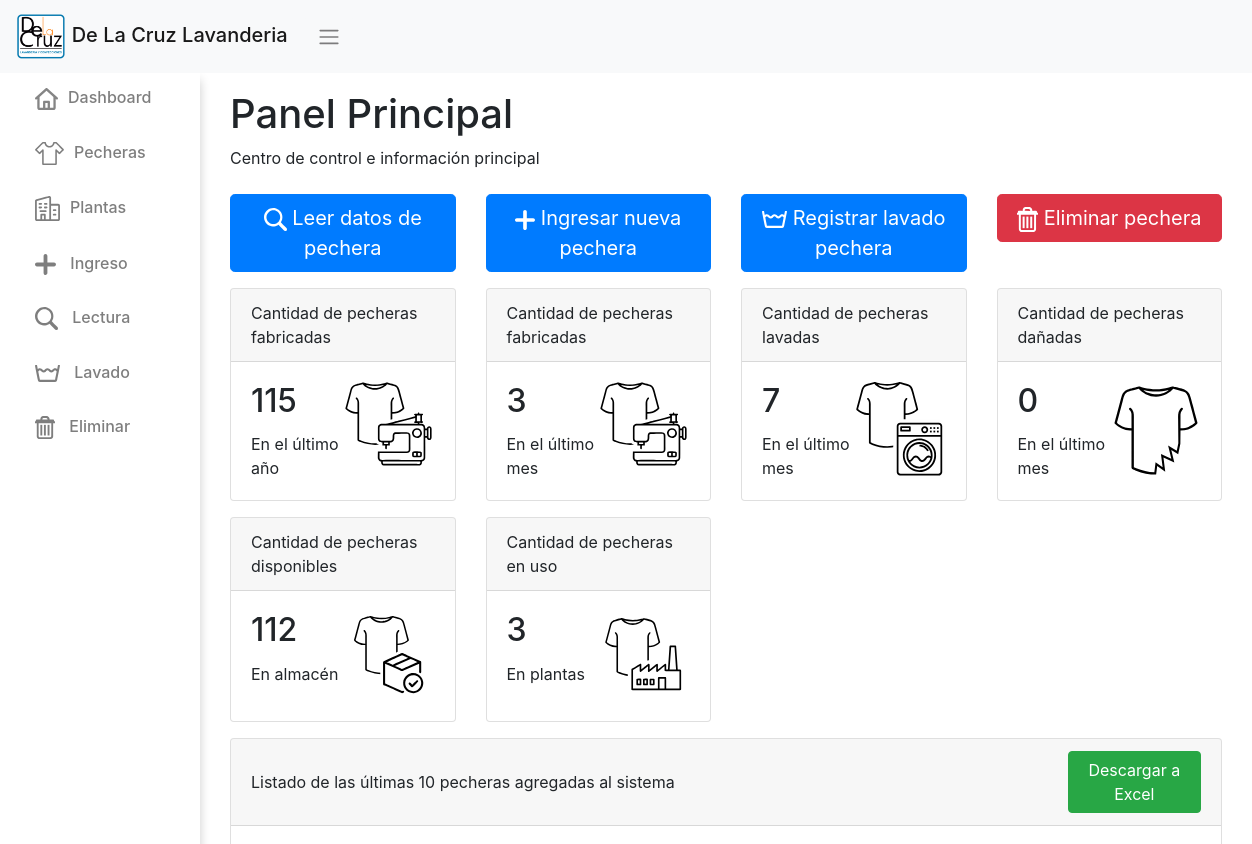
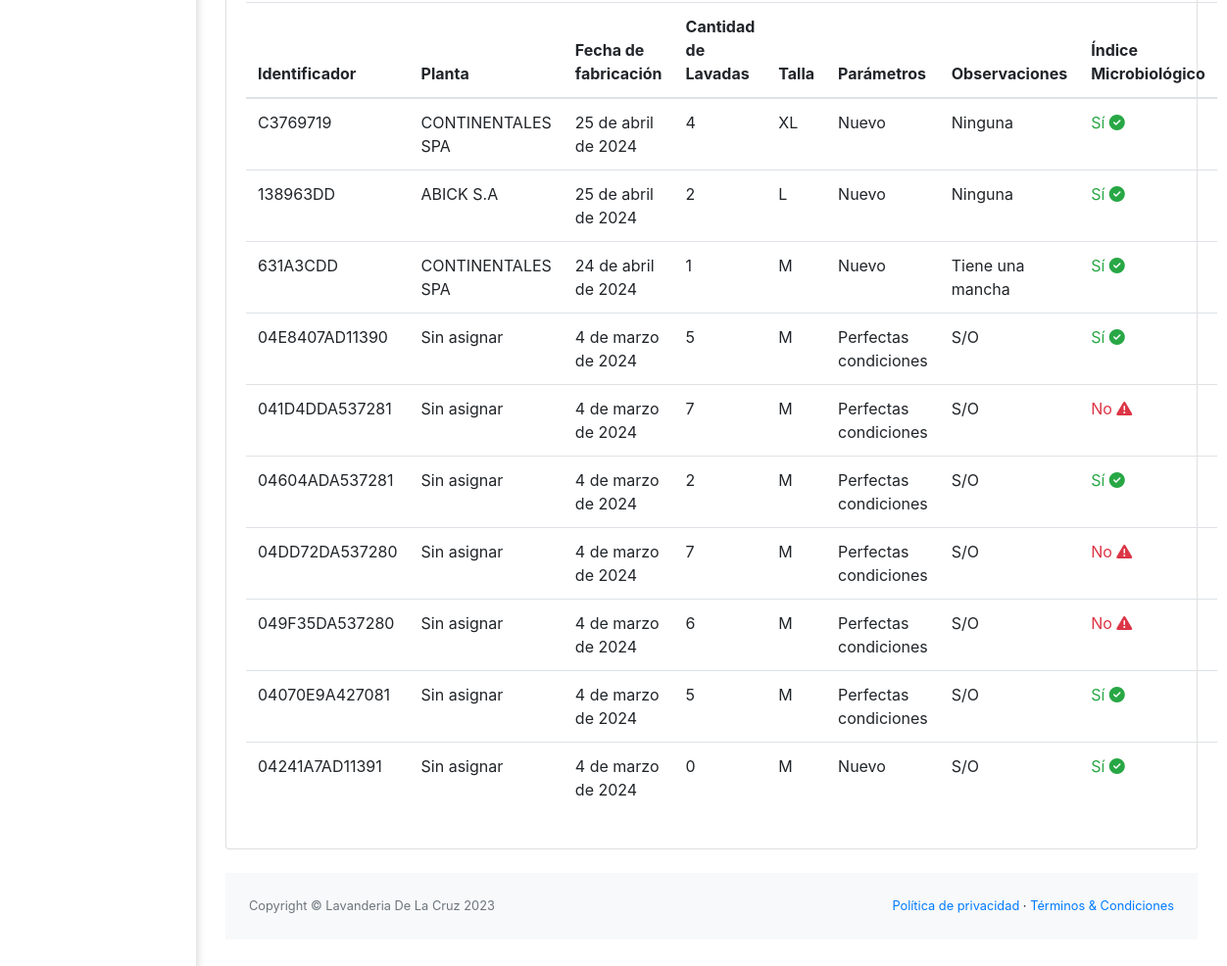
The page / on the database its author committed (2 pictures, top to bottom).
### app/models.py (models this page shows, shortened)
class Pechera(models.Model):
    id_pechera = models.CharField(max_length=100, unique=True)
    fecha_fabricacion = models.DateField(null=True)
    talla = models.CharField(max_length=5)
    cantidad_lavados = models.IntegerField(default=0)
    observaciones = models.CharField(max_length=500, blank=True)
    planta = models.IntegerField (choices=PLANTAS_CHOICES,default=1)
    parameters = models.CharField(max_length=50, choices=PARAMETERS_CHOICES, default='1')
    indice_microbiologico = models.CharField(max_length=2, choices=OPCIONES_INDICE, default='Si', verbose_name="Índice Microbiológico")
    eliminada = models.BooleanField(default=False)

### app/views.py (the view)
# urls.py: path('', index, name='index'),
def index(request):
    latest_pecheras = Pechera.objects.exclude(eliminada=True).order_by('-fecha_fabricacion')[:10]
    today = datetime.now()
    last_year = today - timedelta(days=365)
    manufactured_last_year = Pechera.objects.filter(fecha_fabricacion__gte=last_year).count()
    last_month = today - timedelta(days=30)
    manufactured_last_month = Pechera.objects.filter(fecha_fabricacion__gte=last_month).count()
    washed_last_month = Lavado.objects.filter(fecha_lavado__gte=last_month).count()
    faulty_last_month = Pechera.objects.filter(eliminada=True, fecha_fabricacion__gte=last_month).count()
    disponibles = Pechera.objects.filter(planta__icontains=1,eliminada=False).count()
    pecheras_no_eliminadas = Pechera.objects.exclude(eliminada=True)[:]
    planta = pecheras_no_eliminadas.exclude(planta__iexact=1).count()
    context = {
        'latest_pecheras': latest_pecheras,
        'manufactured_last_year': manufactured_last_year,
        'manufactured_last_month': manufactured_last_month,
        'faulty_last_month': faulty_last_month,
        'washed_last_month': washed_last_month,
        'disponibles': disponibles,
        'planta': planta,
    }
    return render(request, 'app/index.html', context)

### app/templates/app/index.html (shortened to what this page needs)
{% extends 'app/base.html' %}
{% load static %}
{% block contenido %}
  <h1>Panel Principal</h1>
  <Spam>Centro de control e información principal</Spam><br /><br/>
  <div class="row">
    <div class="col-sm-3 mb-3"><a class="btn btn-primary btn-block btn-lg" href="{% url 'lectura' %}" role="button"><img src="{% static 'app\img\lecturaw.svg' %}" width="23" alt="icono lavado" id="iconow"> Leer datos de pechera</a></div>
    <div class="col-sm-3 mb-3"><a class="btn btn-primary btn-block btn-lg" href="{% url 'ingreso' %}" role="button"><img src="{% static 'app\img\plusw.svg' %}" width="20" alt="icono lavado" id="iconow"> Ingresar nueva pechera</a></div>
    <div class="col-sm-3 mb-3"><a class="btn btn-primary btn-block btn-lg" href="{% url 'lavado' %}" role="button"><img src="{% static 'app\img\lavadow.svg' %}" width="25" alt="icono lavado" id="iconow"> Registrar lavado pechera</a></div>
    <div class="col-sm-3 mb-3"><a class="btn btn-danger btn-block btn-lg" href="{% url 'eliminar' %}" role="button"><img src="{% static 'app\img\eliminarw.svg' %}" height="25" alt="icono eliminar" id="iconow"> Eliminar pechera</a></div>
  </div>
  <div class="row">
    <div class="col-sm-3 mb-3">
      <div class="card">
        <div class="card-header">Cantidad de pecheras fabricadas</div>
        <div class="card-body">
          <img src="{% static 'app\img\fabricadas.svg' %}" width="90" alt="fabricadas" style="float: right;">
          <h2 class="card-title">{{ manufactured_last_year }}</h2>
          <p class="card-text">En el último año</p>
        </div>
      </div>
    </div>
    <div class="col-sm-3 mb-3">
      <div class="card">
        <div class="card-header">Cantidad de pecheras fabricadas</div>
        <div class="card-body">
          <img src="{% static 'app\img\fabricadas.svg' %}" width="90" alt="fabricadas" style="float: right;">
          <h2 class="card-title">{{ manufactured_last_month }}</h2>
          <p class="card-text">En el último mes</p>
        </div>
      </div>
    </div>
    <div class="col-sm-3 mb-3">
      <div class="card">
        <div class="card-header">Cantidad de pecheras lavadas</div>
        <div class="card-body">
          <img src="{% static 'app\img\lavadas.svg' %}" width="90" alt="lavadas" style="float: right;">
          <h2 class="card-title">{{ washed_last_month }}</h2>
          <p class="card-text">En el último mes</p>
        </div>
      </div>
    </div>
    <div class="col-sm-3 mb-3">
      <div class="card">
        <div class="card-header">Cantidad de pecheras dañadas</div>
        <div class="card-body">
          <img src="{% static 'app\img\defectuosas.svg' %}" width="90" alt="defectuosas" style="float: right;">
          <h2 class="card-title">{{ faulty_last_month }}</h2>
          <p class="card-text">En el último mes</p>
        </div>
      </div>
    </div>
  </div>
  <div class="row">
    <div class="col-sm-3 mb-3">
      <div class="card">
        <div class="card-header">Cantidad de pecheras disponibles</div>
        <div class="card-body">
          <img src="{% static 'app\img\disponibles.svg' %}" width="90" alt="fabricadas" style="float: right;">
          <h2 class="card-title">{{ disponibles }}</h2>
          <p class="card-text">En almacén</p>
        </div>
      </div>
    </div>
    <div class="col-sm-3 mb-3">
      <div class="card">
        <div class="card-header">Cantidad de pecheras en uso</div>
        <div class="card-body">
          <img src="{% static 'app\img\planta.svg' %}" width="90" alt="fabricadas" style="float: right;">
          <h2 class="card-title">{{ planta }}</h2>
          <p class="card-text">En plantas</p>
        </div>
      </div>
    </div>
  </div>
  <div class="card mb-4">
    <div class="card-header">
      <div class="row" style="display: flex; justify-content: center; align-items: center;">
        <div class="col-sm-10">Listado de las últimas 10 pecheras agregadas al sistema</div>
        <div class="col-sm-2"><a class="btn btn-success btn-block" href="{% url 'exportar_a_excel' %}" role="button" style="margin-left: auto;" id="hide-mobile">Descargar a Excel</a></div>
      </div>
    </div>
    <div class="card-body">
      <table class="table table-responsive-sm table-fluid">
        <thead>
          <tr>
            <th>Identificador</th>
            <th>Planta</th>
            <th>Fecha de fabricación</th>
            <th>Cantidad de Lavadas</th>
            <th>Talla</th>
            <th>Parámetros</th>
            <th>Observaciones</th>
            <th>Índice Microbiológico</th>
          </tr>
        </thead>
        <tbody>
          {% for pechera in latest_pecheras %}
            <tr>
              <td>{{ pechera.id_pechera }}</td>
              <td>{{ pechera.get_planta_display }}</td>
              <td>{{ pechera.fecha_fabricacion }}</td>
              <td>{{ pechera.cantidad_lavados }}</td>
              <td>{{ pechera.talla }}</td>
              <td>{{ pechera.get_parameters_display }}</td>
              <td>{{ pechera.observaciones }}</td>
              <td>
                {% if pechera.indice_microbiologico == 'No' %}
                  <span class="text-danger">No</span>
                  <i class="fas fa-exclamation-triangle text-danger"></i>
                {% elif pechera.indice_microbiologico == 'Si' %}
                  <span class="text-success">Sí</span>
                  <i class="fas fa-check-circle text-success"></i>
                {% else %}
                  <span class="text-warning">Valor no reconocido: {{ pechera.indice_microbiologico }}</span>
                {% endif %}
              </td>
            </tr>
          {% endfor %}
        </tbody>
      </table>
    </div>
  </div>
{% endblock %}

### app/static/app/css/style.css (style rules this page uses)
body { margin: 0; padding: 0; }
#iconow { padding-right: 10; }
@media only screen and (min-device-width: 481px) { #hide-mobile { display: block; } }

### rows shown on the page
Pechera: id_pechera "C3769719", planta "CONTINENTALES SPA", fecha_fabricacion "25 de abril de 2024", cantidad_lavados "4", talla "XL", parameters "Nuevo", observaciones "Ninguna", indice_microbiologico "Sí"
Pechera: id_pechera "138963DD", planta "ABICK S.A", fecha_fabricacion "25 de abril de 2024", cantidad_lavados "2", talla "L", parameters "Nuevo", observaciones "Ninguna", indice_microbiologico "Sí"
Pechera: id_pechera "631A3CDD", planta "CONTINENTALES SPA", fecha_fabricacion "24 de abril de 2024", cantidad_lavados "1", talla "M", parameters "Nuevo", observaciones "Tiene una mancha", indice_microbiologico "Sí"
Pechera: id_pechera "04E8407AD11390", planta "Sin asignar", fecha_fabricacion "4 de marzo de 2024", cantidad_lavados "5", talla "M", parameters "Perfectas condiciones", observaciones "S/O", indice_microbiologico "Sí"
Pechera: id_pechera "041D4DDA537281", planta "Sin asignar", fecha_fabricacion "4 de marzo de 2024", cantidad_lavados "7", talla "M", parameters "Perfectas condiciones", observaciones "S/O", indice_microbiologico "No"
Pechera: id_pechera "04604ADA537281", planta "Sin asignar", fecha_fabricacion "4 de marzo de 2024", cantidad_lavados "2", talla "M", parameters "Perfectas condiciones", observaciones "S/O", indice_microbiologico "Sí"
Pechera: id_pechera "04DD72DA537280", planta "Sin asignar", fecha_fabricacion "4 de marzo de 2024", cantidad_lavados "7", talla "M", parameters "Perfectas condiciones", observaciones "S/O", indice_microbiologico "No"
Pechera: id_pechera "049F35DA537280", planta "Sin asignar", fecha_fabricacion "4 de marzo de 2024", cantidad_lavados "6", talla "M", parameters "Perfectas condiciones", observaciones "S/O", indice_microbiologico "No"
Pechera: id_pechera "04070E9A427081", planta "Sin asignar", fecha_fabricacion "4 de marzo de 2024", cantidad_lavados "5", talla "M", parameters "Perfectas condiciones", observaciones "S/O", indice_microbiologico "Sí"
Pechera: id_pechera "04241A7AD11391", planta "Sin asignar", fecha_fabricacion "4 de marzo de 2024", cantidad_lavados "0", talla "M", parameters "Nuevo", observaciones "S/O", indice_microbiologico "Sí"

### other values the page prints
{{ manufactured_last_year }} "115"
{{ manufactured_last_month }} "3"
{{ washed_last_month }} "7"
{{ faulty_last_month }} "0"
{{ disponibles }} "112"
{{ planta }} "3"
